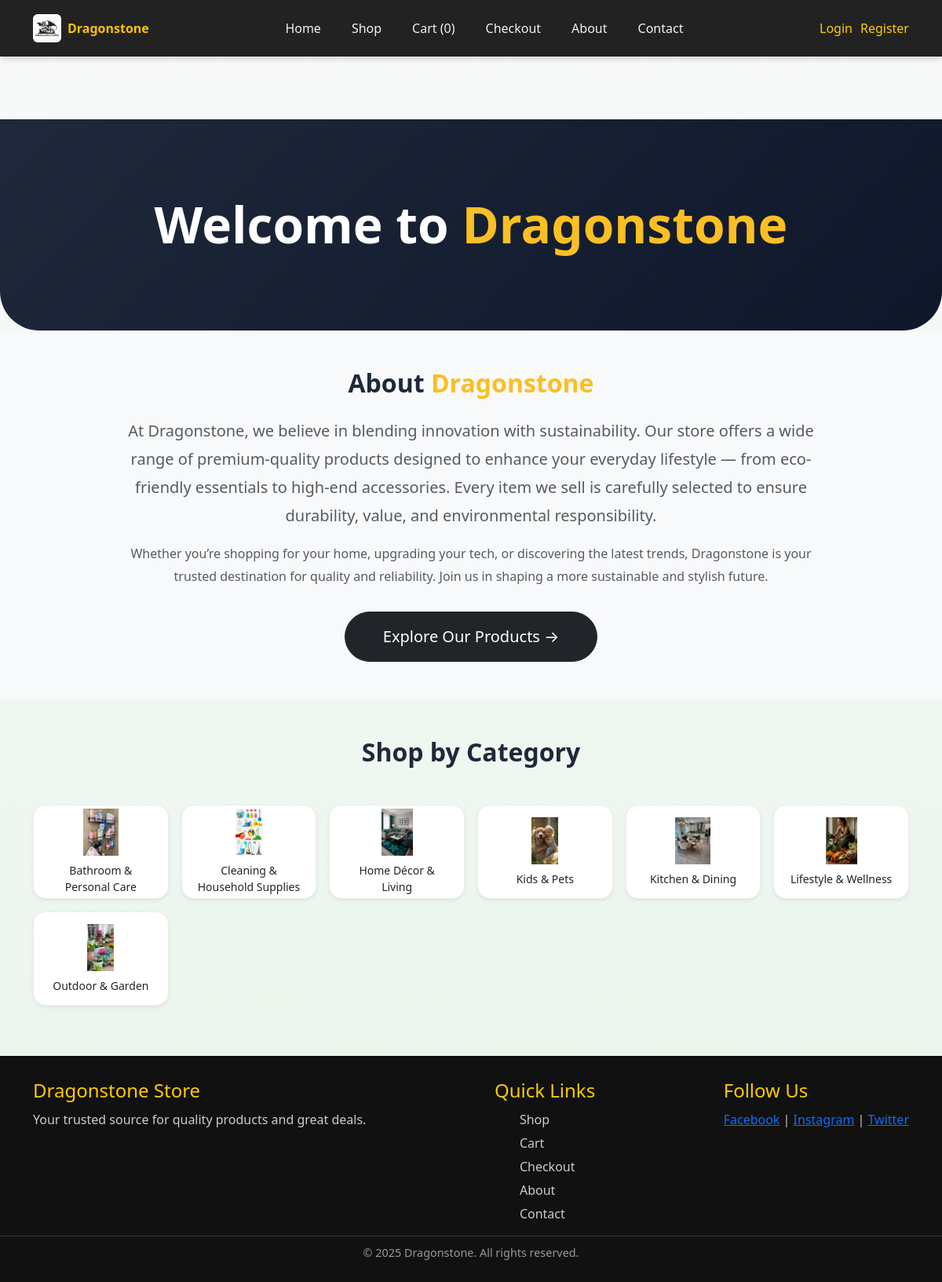
The page / on the database its author committed.
### tables this page shows
CREATE TABLE `categories` (
  `id` int(11) NOT NULL,
  `name` varchar(100) NOT NULL,
  `image` varchar(255) DEFAULT NULL,
  `co2_saved_per_item` int(11) DEFAULT NULL,
  `created_at` timestamp NOT NULL DEFAULT current_timestamp()
);

### index.php (the view, shortened to what this page needs)
<?php
include 'includes/header.php';
?>
<link href="https://cdn.jsdelivr.net/npm/bootstrap@5.3.3/dist/css/bootstrap.min.css" rel="stylesheet">
<section class="hero text-center text-white py-5" style="background: linear-gradient(135deg, #1e293b, #0f172a); border-radius: 0 0 50px 50px;">
    <div class="container py-5">
        <h1 class="display-3 fw-bold mb-0">
            Welcome to <span style="color:#fbbf24;">Dragonstone</span>
        </h1>
    </div>
</section>
<section class="py-5" style="background-color: #f8f9fa;">
    <div class="container text-center">
        <h2 class="fw-bold mb-4" style="color: #1e293b;">About <span style="color:#fbbf24;">Dragonstone</span></h2>
        <p class="lead text-muted mb-3" style="max-width: 900px; margin: 0 auto; line-height: 1.8;">
            At <strong>Dragonstone</strong>, we believe in blending innovation with sustainability. Our store offers a
            wide range of premium-quality products designed to enhance your everyday lifestyle — from eco-friendly essentials
            to high-end accessories. Every item we sell is carefully selected to ensure durability, value, and environmental responsibility.
        </p>
        <p class="text-muted" style="max-width: 900px; margin: 15px auto 30px; line-height: 1.8;">
            Whether you’re shopping for your home, upgrading your tech, or discovering the latest trends,
            Dragonstone is your trusted destination for quality and reliability. Join us in shaping a more sustainable and stylish future.
        </p>
        <a href="<?= BASE_URL ?>/pages/shop.php" class="btn btn-dark btn-lg px-5 py-3 rounded-pill">
            Explore Our Products →
        </a>
    </div>
</section>
<section class="container my-5">
    <h2 class="text-center mb-5 fw-bold" style="color:#1e293b;">Shop by Category</h2>
    <div class="row row-cols-2 row-cols-md-3 row-cols-lg-6 g-3">
        <?php
        $stmt = $conn->prepare("SELECT id, name, image FROM categories ORDER BY name");
        if ($stmt === false) {
            echo "<p class='text-danger text-center'>Error loading categories.</p>";
        } else {
            $stmt->execute();
            $result = $stmt->get_result();
            if ($result->num_rows === 0) {
                echo "<p class='text-center text-muted'>No categories found.</p>";
            } else {
                while ($cat = $result->fetch_assoc()) {
                    $image_path = !empty($cat['image']) ? BASE_URL . '/uploads/categories/' . htmlspecialchars($cat['image']) : '';
        ?>
                    <div class="col">
                        <a href="<?= BASE_URL ?>/pages/category.php?id=<?= $cat['id'] ?>" class="text-decoration-none">
                            <div class="text-center p-3 bg-white rounded-4 shadow-sm" style="transition: all 0.3s; border: 1px solid #eee; height: 120px; display: flex; flex-direction: column; justify-content: center;">
                                <?php if (!empty($cat['image'])): ?>
                                    <img src="<?= $image_path ?>" alt="<?= htmlspecialchars($cat['name']) ?>" style="width: 60px; height: 60px; object-fit: contain; margin: 0 auto 8px;">
                                <?php endif; ?>
                                <p class="mb-0 fw-medium text-dark small"><?= htmlspecialchars($cat['name']) ?></p>
                            </div>
                        </a>
                    </div>
        <?php
                }
            }
        }
        ?>
    </div>
</section>
<?php include 'includes/footer.php'; ?>

### style.css (style rules this page uses)
* { margin: 0; padding: 0; box-sizing: border-box; }
body { font-family: "Poppins", sans-serif; background: #f8f9fa; color: #333; min-height: 100vh; display: flex; flex-direction: column; }
.container { width: 90%; max-width: 1200px; margin: 0 auto; }
.btn { display: inline-block; background: #ffcc00; color: #222; padding: 10px 20px; border-radius: 5px; font-weight: 600; text-decoration: none; transition: 0.3s ease; }
.text-center { text-align: center; }
:root { --primary-green: #2e7d32; --secondary-earth: #8d6e63; --accent-leaf: #4caf50; }
body { font-family: 'Inter', sans-serif; background: linear-gradient(to bottom, #f8f9fa, #e8f5e9); }

### rows shown on the page
categories: image (picture), name "Bathroom & Personal Care"
categories: image (picture), name "Cleaning & Household Supplies"
categories: image (picture), name "Home Décor & Living"
categories: image (picture), name "Kids & Pets"
categories: image (picture), name "Kitchen & Dining"
categories: image (picture), name "Lifestyle & Wellness"
categories: image (picture), name "Outdoor & Garden"

### other values the page prints
$cart_count "0"
